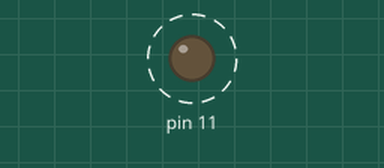
The program below on a simulated Raspberry Pi (header pin numbers). On the bench: output pins drawn as LEDs (lit = HIGH). Dashed ring = blinking.

Above: at 0.2 s.
Timing chart, 0 to 3.0 s (numbered marks = the images above):
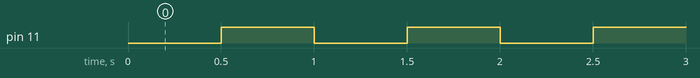

The program:

09_active_buzzer.py
```python
import RPi.GPIO as GPIO

import time

makerobo_Buzzer = 11  # 有源蜂鸣器管脚定义


# GPIO设置函数

def makerobo_setup(pin):
    global makerobo_BuzzerPin

    makerobo_BuzzerPin = pin

    GPIO.setmode(GPIO.BOARD)  # 采用实际的物理管脚给GPIO口

    GPIO.setwarnings(False)  # 关闭GPIO警告提示

    GPIO.setup(makerobo_BuzzerPin, GPIO.OUT)  # 设置蜂鸣器管脚为输出模式

    GPIO.output(makerobo_BuzzerPin, GPIO.HIGH)  # 关闭蜂鸟器


#  打开蜂鸣器

def makerobo_buzzer_on():
    GPIO.output(makerobo_BuzzerPin, GPIO.LOW)  # 蜂鸣器为低电平触发


# 关闭蜂鸣器

def makerobo_buzzer_off():
    GPIO.output(makerobo_BuzzerPin, GPIO.HIGH)


# 控制蜂鸣器鸣叫

def makerobo_beep(x):
    makerobo_buzzer_on()  # 打开蜂鸣器控制

    time.sleep(x)  # 延时时间

    makerobo_buzzer_off()  # 关闭蜂鸣器控制

    time.sleep(x)  # 延时时间


# 循环函数

def loop():
    while True:
        makerobo_beep(0.5)  # 控制蜂鸣器鸣叫，延时时间为500ms


def destroy():
    GPIO.output(makerobo_BuzzerPin, GPIO.HIGH)  # 关闭蜂鸣器鸣叫

    GPIO.cleanup()  # 释放资源


# 程序入口

if __name__ == '__main__':

    makerobo_setup(makerobo_Buzzer)  # 设置GPIO管脚

    try:  # 检测异常

        loop()  # 调用循环函数

    except KeyboardInterrupt:  # 当按下Ctrl+C时，将执行destroy()子程序。

        destroy()  # 释放资源
```

Measured:
- by itself, pin 11: alternates HIGH for 0.50 s and LOW for 0.50 s
